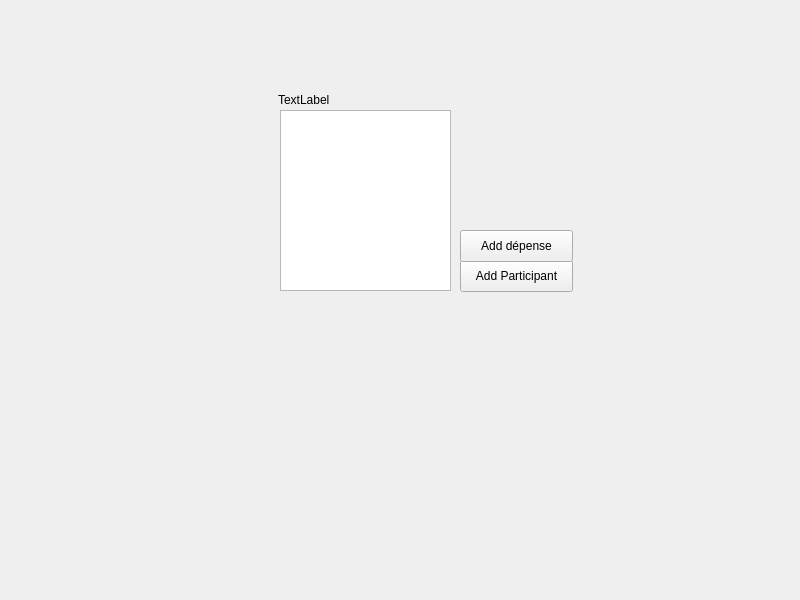
<?xml version="1.0" encoding="UTF-8"?>
<ui version="4.0">
 <class>compteAff</class>
 <widget class="QMainWindow" name="compteAff">
  <property name="geometry">
   <rect>
    <x>0</x>
    <y>0</y>
    <width>800</width>
    <height>600</height>
   </rect>
  </property>
  <property name="windowTitle">
   <string>MainWindow</string>
  </property>
  <widget class="QWidget" name="centralwidget">
   <widget class="QListView" name="liste">
    <property name="geometry">
     <rect>
      <x>280</x>
      <y>110</y>
      <width>171</width>
      <height>181</height>
     </rect>
    </property>
   </widget>
   <widget class="QPushButton" name="addPart">
    <property name="geometry">
     <rect>
      <x>460</x>
      <y>260</y>
      <width>113</width>
      <height>32</height>
     </rect>
    </property>
    <property name="text">
     <string>Add Participant</string>
    </property>
   </widget>
   <widget class="QPushButton" name="addDep">
    <property name="geometry">
     <rect>
      <x>460</x>
      <y>230</y>
      <width>113</width>
      <height>32</height>
     </rect>
    </property>
    <property name="text">
     <string>Add dépense</string>
    </property>
   </widget>
   <widget class="QLabel" name="nomCompte">
    <property name="geometry">
     <rect>
      <x>278</x>
      <y>90</y>
      <width>171</width>
      <height>20</height>
     </rect>
    </property>
    <property name="text">
     <string>TextLabel</string>
    </property>
   </widget>
  </widget>
 </widget>
 <resources/>
 <connections/>
</ui>
